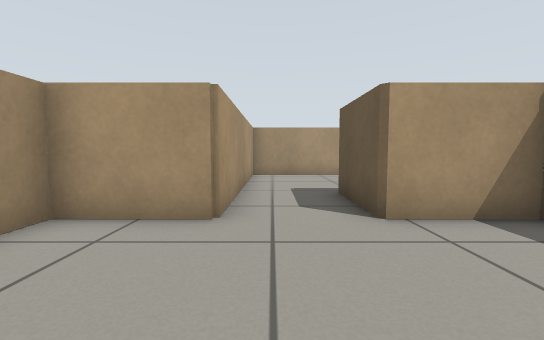
view 1 (above)

24 first-person views from a walk through a world built for the Gazebo simulator. The camera is 0.51 m above the floor, tilts 4° down and sees 90° across. The floor is counted in squares, 0.5 m on a side. Each view is taken from the middle of a square. On the plan, view 1 faces up. The plan holds only what a view shows up to about 11 squares ahead; the rest is blank. The place goes on beyond the plan.

view 2
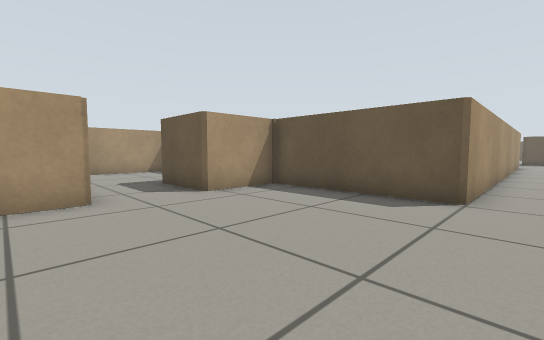

view 3
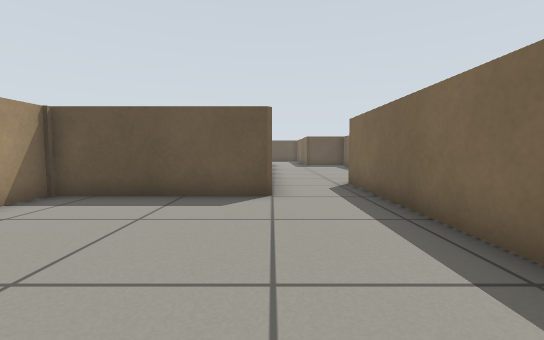

view 4
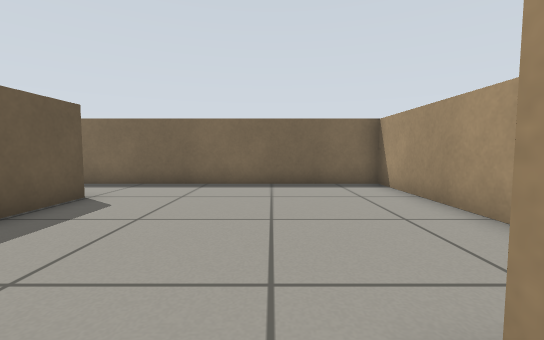

view 5
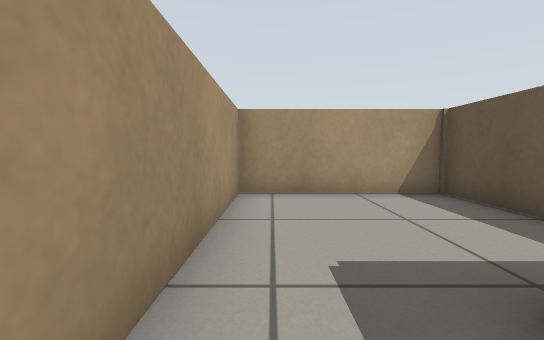

view 6
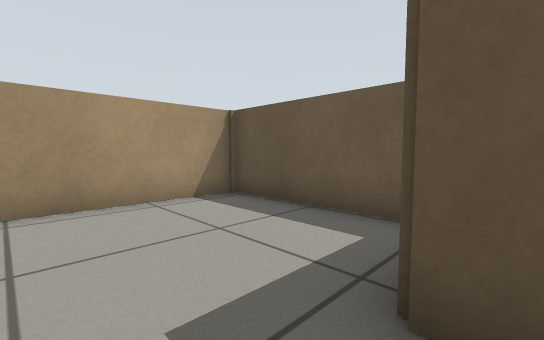

view 7
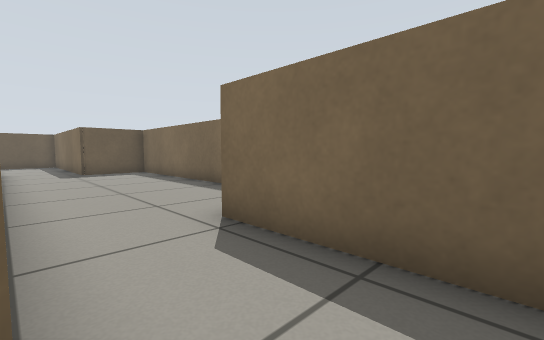

view 8
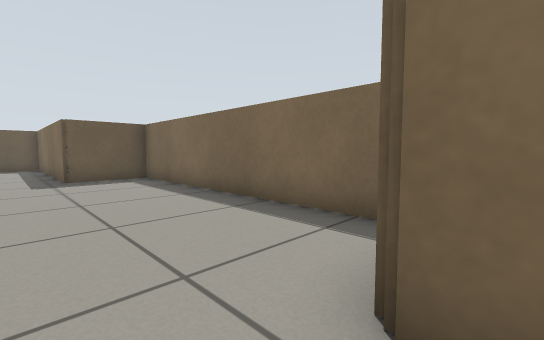

view 9
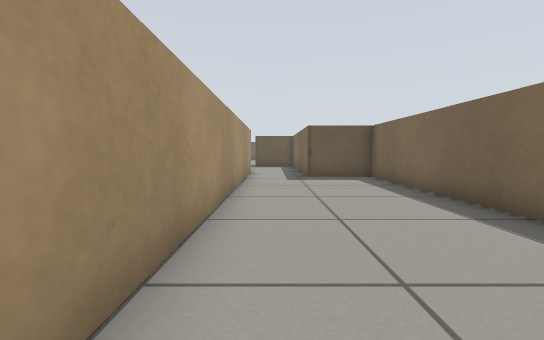

view 10
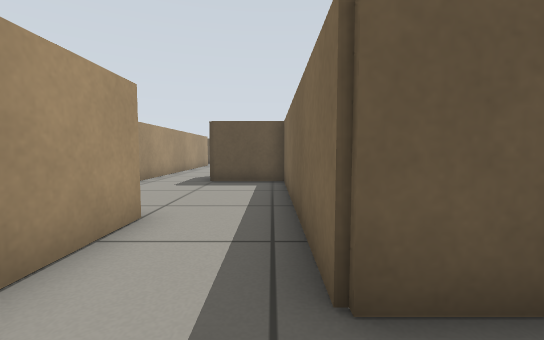

view 11
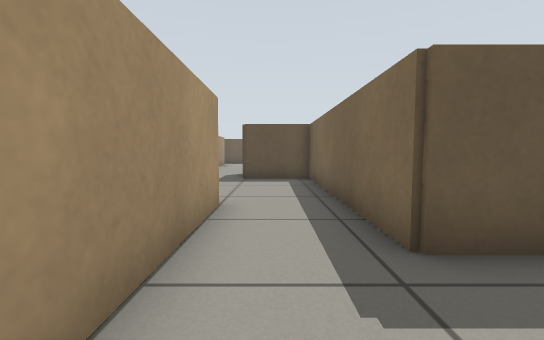

view 12
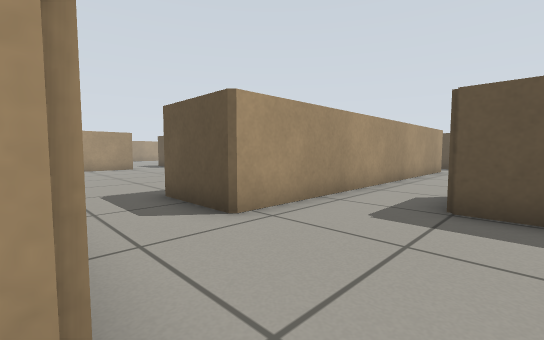

view 13
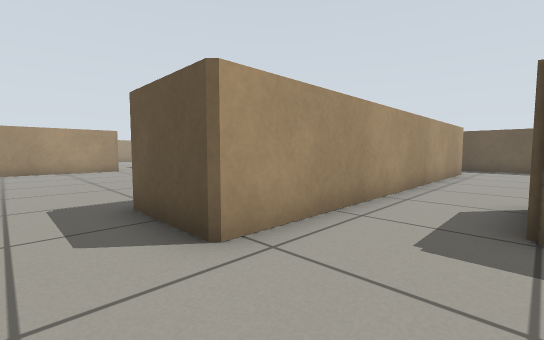

view 14
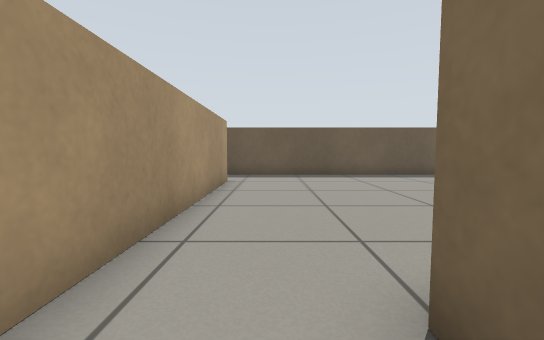

view 15
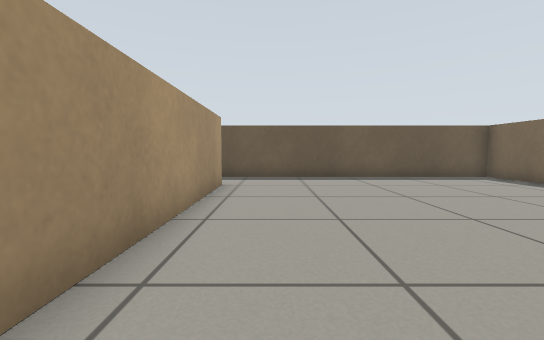

view 16
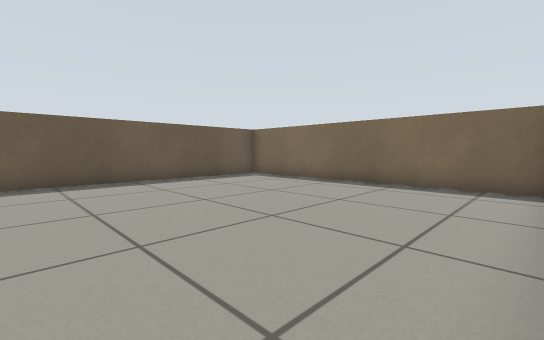

view 17
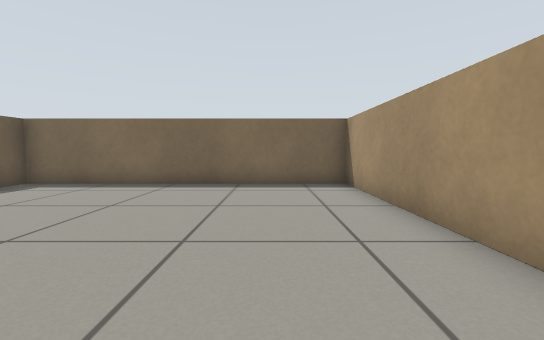

view 18
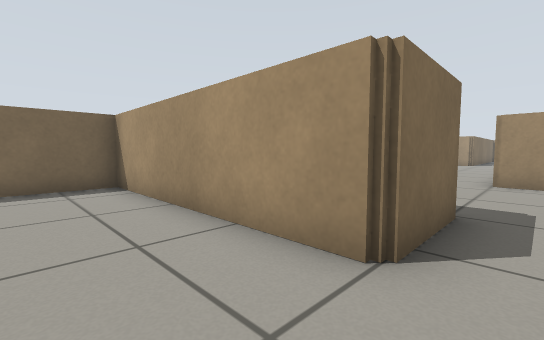

view 19
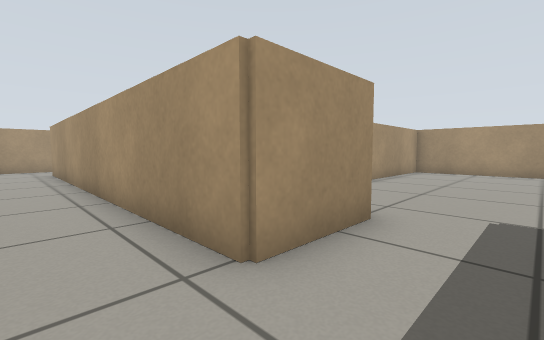

view 20
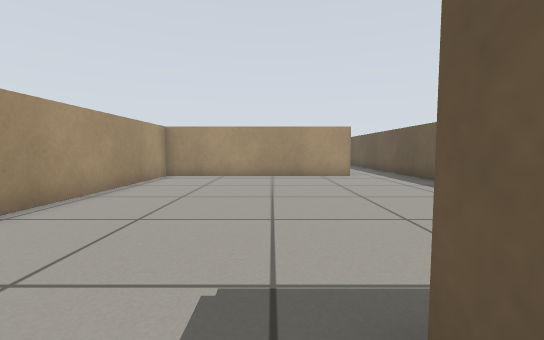

view 21
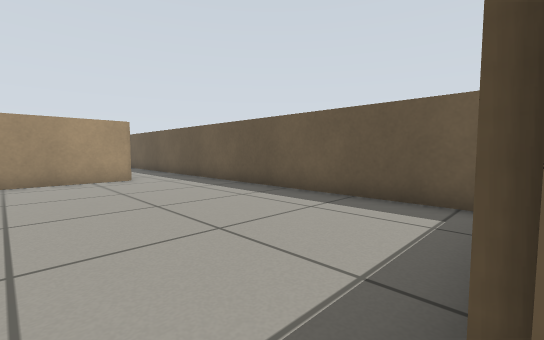

view 22
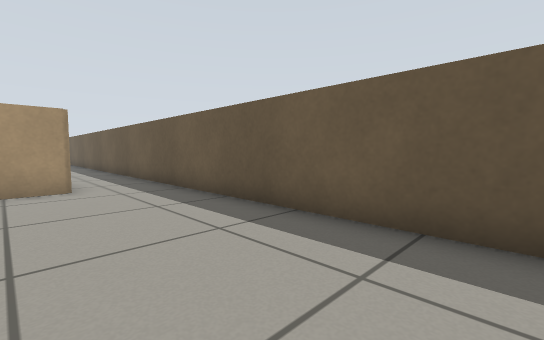

view 23
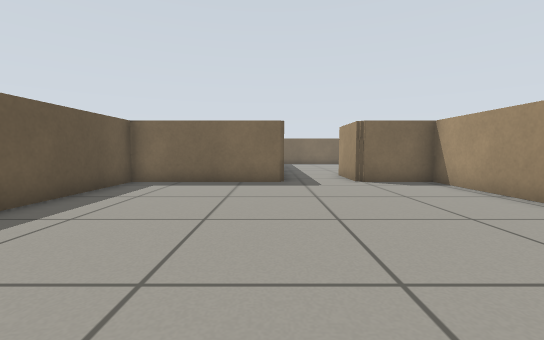

view 24
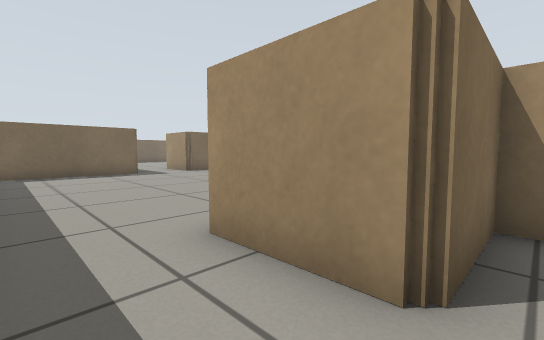

### Floor plan
Points are (right, up) in squares from view 1. A wall is a line through its corners. A room is listed if a view was taken in it or the views show most of it. See-through windows are left out.
Room 1 (views 1, 2, 3, 4, 5, 6, 7, 8, 9)
walls: (-3.3, 1.4) (-3.3, -3.4) (6.6, -3.4); (4.1, 7.4) (4.1, 11.5) (-0.8, 11.5) (-0.8, 4) (-3.3, 4) (-3.3, 3.1); (6.6, -1) (4.1, -1) (4.1, 4) (1.6, 4) (1.6, 6.6)
ways out: opening at (6, -2) to room 2
Room 2 (views 10, 11, 12)
walls: (7.6, -5.9) (16.6, -5.9) (16.6, -3.4) (19.6, -3.4); (19.2, -1) (6.6, -1)
ways out: opening at (6, -2) to room 1; opening at (20, -2) to room 3
Room 3 (views 13, 14, 15, 16)
walls: (20.7, 14) (19.9, 14); (27.5, 1.5) (21.6, 1.5) (21.6, 4); (19.2, 0.1) (19.2, -1); (19.6, -3.4) (24.1, -3.4) (24.1, -0.9) (26.7, -0.9)
ways out: opening at (20, -2) to room 2; opening at (27, 0) to room 4; opening at (20, 8)
Room 4 (views 17, 18)
walls: (34.2, 1.5) (27.5, 1.5); (26.7, -0.9) (26.7, -8.4) (36.6, -8.4) (36.6, -0.5)
ways out: opening at (27, 0) to room 3; opening at (35.5, 0) to room 5
Room 5 (views 19, 20, 21, 22, 23, 24)
walls: (36.6, 3.5) (36.6, 4.1) (41.6, 4.1) (41.6, 18); (36.7, 16.6) (39.2, 16.6) (39.2, 14) (31.7, 14) (31.7, 4.1) (34.2, 4.1) (34.2, 1.5); (36.6, -0.5) (36.6, 2)
ways out: opening at (35.5, 0) to room 4

Where each view was taken, in squares from view 1:
view 1: 0 up, 0 right, facing up
view 2: 2 down, 2 left, facing up-right
view 3: 1 down, 2 left, facing right
view 4: 5 up, 0 right, facing down
view 5: 5 up, 0 right, facing up
view 6: 6 up, 0 right, facing up-right
view 7: 1 down, 3 right, facing down-right
view 8: 2 down, 6 right, facing down-right
view 9: 2 down, 6 right, facing right
view 10: 3 down, 15 right, facing right
view 11: 2 down, 14 right, facing right
view 12: 2 down, 19 right, facing up-right
view 13: 1 down, 20 right, facing up-right
view 14: 0 up, 25 right, facing right
view 15: 0 up, 26 right, facing right
view 16: 0 up, 27 right, facing down-right
view 17: 0 up, 29 right, facing down
view 18: 0 up, 29 right, facing down-left
view 19: 0 up, 36 right, facing up-left
view 20: 3 up, 36 right, facing up
view 21: 4 up, 36 right, facing up-right
view 22: 6 up, 38 right, facing up-right
view 23: 13 up, 37 right, facing down
view 24: 17 up, 41 right, facing down-left
